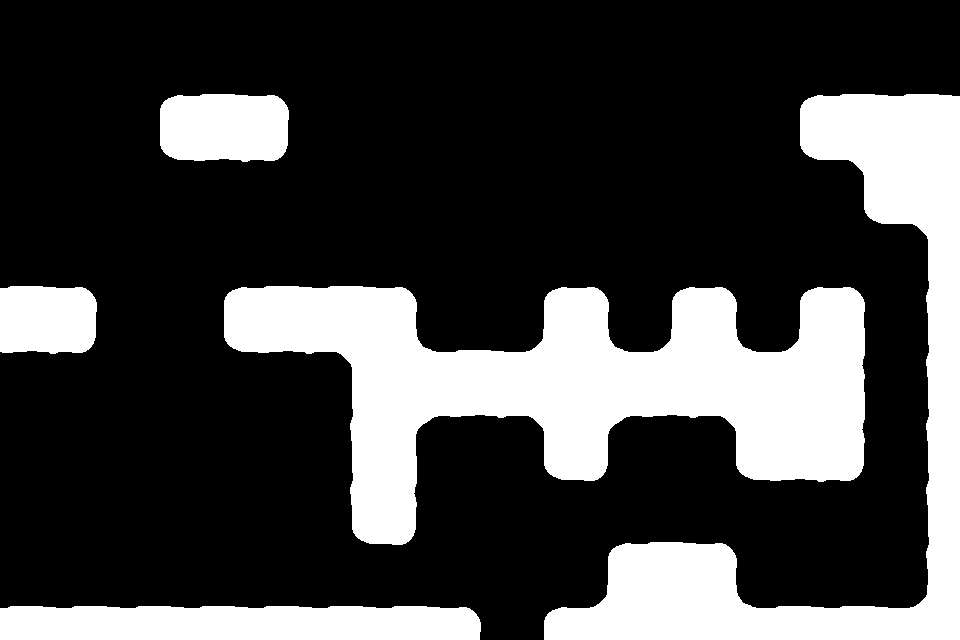

Rendered tile map (Tiled .tmx) drawn with the repository's tilesets; below, a short description and the map source with its tile grids summarised:
An orthogonal 15x10 tile map with 64x64 px tiles, 1 tile layer (Chao), 2 tilesets and 43 objects (39x Prefab, 3x Fronteira, Jogador).

<map version="1.0" orientation="orthogonal" renderorder="right-down" width="15" height="10" tilewidth="64" tileheight="64" nextobjectid="83">
 <tileset firstgid="1" source="TilesetSimples/tileset.tsx" />
 <tileset firstgid="26" source="TilesetSimples/tileset.tsx" />
 <layer name="Chao" width="15" height="10">
  <properties>
   <property name="unity:layer" value="Solido" />
  </properties>
  <data>[150 cells, 80 non-empty, 13 distinct tile ids]</data>
 </layer>
 <objectgroup name="Objetos" offsetx="0" offsety="-32">
  <properties>
   <property name="unity:layer" value="Objetos" />
  </properties>
  <object id="4" name="Porta" type="Prefab" gid="17" x="881" y="129" width="64" height="64">
   <properties>
    <property name="PrefabSwap" type="bool" value="true" />
   </properties>
  </object>
  <object id="5" name="Chave" type="Prefab" gid="18" x="863" y="477" width="64" height="64">
   <properties>
    <property name="PrefabSwap" type="bool" value="true" />
   </properties>
  </object>
  <object id="7" name="Bloco" type="Prefab" gid="21" x="275" y="180" width="64" height="64">
   <properties>
    <property name="PrefabSwap" type="bool" value="true" />
   </properties>
  </object>
  <object id="8" name="Cristal" type="Prefab" gid="23" x="15" y="612" width="64" height="64">
   <properties>
    <property name="PrefabSwap" type="bool" value="true" />
   </properties>
  </object>
  <object id="9" name="Bloco" type="Prefab" gid="21" x="-9" y="256" width="64" height="64">
   <properties>
    <property name="PrefabSwap" type="bool" value="true" />
   </properties>
  </object>
  <object id="11" name="Bloco" type="Prefab" gid="21" x="589" y="344" width="64" height="64">
   <properties>
    <property name="PrefabSwap" type="bool" value="true" />
   </properties>
  </object>
  <object id="10" name="Espinho" type="Prefab" gid="14" x="153" y="642" width="64" height="64">
   <properties>
    <property name="PrefabSwap" type="bool" value="true" />
    <property name="unity:layer" value="Morte" />
   </properties>
  </object>
  <object id="13" name="Fronteira" x="-65" y="-288" width="64" height="929" />
  <object id="14" name="Fronteira" x="0" y="-320" width="960" height="64" />
  <object id="15" name="Fronteira" x="960" y="-288" width="64" height="928" />
  <object id="37" name="Espinho" type="Prefab" gid="14" x="387" y="386" width="64" height="64">
   <properties>
    <property name="PrefabSwap" type="bool" value="true" />
    <property name="unity:layer" value="Morte" />
   </properties>
  </object>
  <object id="38" name="Espinho" type="Prefab" gid="14" x="508" y="385" width="64" height="64">
   <properties>
    <property name="PrefabSwap" type="bool" value="true" />
    <property name="unity:layer" value="Morte" />
   </properties>
  </object>
  <object id="39" name="Espinho" type="Prefab" gid="14" x="610" y="386" width="64" height="64">
   <properties>
    <property name="PrefabSwap" type="bool" value="true" />
    <property name="unity:layer" value="Morte" />
   </properties>
  </object>
  <object id="40" name="Espinho" type="Prefab" gid="14" x="736" y="387" width="64" height="64">
   <properties>
    <property name="PrefabSwap" type="bool" value="true" />
    <property name="unity:layer" value="Morte" />
   </properties>
  </object>
  <object id="42" name="Bloco" type="Prefab" gid="21" x="313" y="180" width="64" height="64">
   <properties>
    <property name="PrefabSwap" type="bool" value="true" />
   </properties>
  </object>
  <object id="43" name="Bloco" type="Prefab" gid="21" x="350" y="181" width="64" height="64">
   <properties>
    <property name="PrefabSwap" type="bool" value="true" />
   </properties>
  </object>
  <object id="44" name="Bloco" type="Prefab" gid="21" x="460.5" y="182.5" width="64" height="64">
   <properties>
    <property name="PrefabSwap" type="bool" value="true" />
   </properties>
  </object>
  <object id="45" name="Bloco" type="Prefab" gid="21" x="385.5" y="181.5" width="64" height="64">
   <properties>
    <property name="PrefabSwap" type="bool" value="true" />
   </properties>
  </object>
  <object id="46" name="Bloco" type="Prefab" gid="21" x="423.5" y="181.5" width="64" height="64">
   <properties>
    <property name="PrefabSwap" type="bool" value="true" />
   </properties>
  </object>
  <object id="47" name="Bloco" type="Prefab" gid="21" x="571.5" y="184.5" width="64" height="64">
   <properties>
    <property name="PrefabSwap" type="bool" value="true" />
   </properties>
  </object>
  <object id="48" name="Bloco" type="Prefab" gid="21" x="496.5" y="183.5" width="64" height="64">
   <properties>
    <property name="PrefabSwap" type="bool" value="true" />
   </properties>
  </object>
  <object id="49" name="Bloco" type="Prefab" gid="21" x="534.5" y="183.5" width="64" height="64">
   <properties>
    <property name="PrefabSwap" type="bool" value="true" />
   </properties>
  </object>
  <object id="50" name="Bloco" type="Prefab" gid="21" x="681.5" y="184.5" width="64" height="64">
   <properties>
    <property name="PrefabSwap" type="bool" value="true" />
   </properties>
  </object>
  <object id="51" name="Bloco" type="Prefab" gid="21" x="606.5" y="183.5" width="64" height="64">
   <properties>
    <property name="PrefabSwap" type="bool" value="true" />
   </properties>
  </object>
  <object id="52" name="Bloco" type="Prefab" gid="21" x="644.5" y="183.5" width="64" height="64">
   <properties>
    <property name="PrefabSwap" type="bool" value="true" />
   </properties>
  </object>
  <object id="53" name="Bloco" type="Prefab" gid="21" x="718" y="184" width="64" height="64">
   <properties>
    <property name="PrefabSwap" type="bool" value="true" />
   </properties>
  </object>
  <object id="54" name="Bloco" type="Prefab" gid="21" x="754" y="183" width="64" height="64">
   <properties>
    <property name="PrefabSwap" type="bool" value="true" />
   </properties>
  </object>
  <object id="55" name="Bloco" type="Prefab" gid="21" x="96" y="220" width="64" height="64">
   <properties>
    <property name="PrefabSwap" type="bool" value="true" />
   </properties>
  </object>
  <object id="63" name="Bloco" type="Prefab" gid="21" x="488" y="347" width="64" height="64">
   <properties>
    <property name="PrefabSwap" type="bool" value="true" />
   </properties>
  </object>
  <object id="67" name="Bloco" type="Prefab" gid="21" x="450" y="345" width="64" height="64">
   <properties>
    <property name="PrefabSwap" type="bool" value="true" />
   </properties>
  </object>
  <object id="68" name="Bloco" type="Prefab" gid="21" x="413" y="345" width="64" height="64">
   <properties>
    <property name="PrefabSwap" type="bool" value="true" />
   </properties>
  </object>
  <object id="70" name="Bloco" type="Prefab" gid="21" x="626" y="344" width="64" height="64">
   <properties>
    <property name="PrefabSwap" type="bool" value="true" />
   </properties>
  </object>
  <object id="71" name="Bloco" type="Prefab" gid="21" x="753.5" y="344" width="64" height="64">
   <properties>
    <property name="PrefabSwap" type="bool" value="true" />
   </properties>
  </object>
  <object id="72" name="Bloco" type="Prefab" gid="21" x="716.5" y="344" width="64" height="64">
   <properties>
    <property name="PrefabSwap" type="bool" value="true" />
   </properties>
  </object>
  <object id="73" name="Espinho" type="Prefab" gid="14" x="665.69" y="446.705" width="64" height="64" rotation="-180">
   <properties>
    <property name="PrefabSwap" type="bool" value="true" />
    <property name="unity:layer" value="Morte" />
   </properties>
  </object>
  </objectgroup>
</map>
<!-- 8 of 43 objects omitted -->
